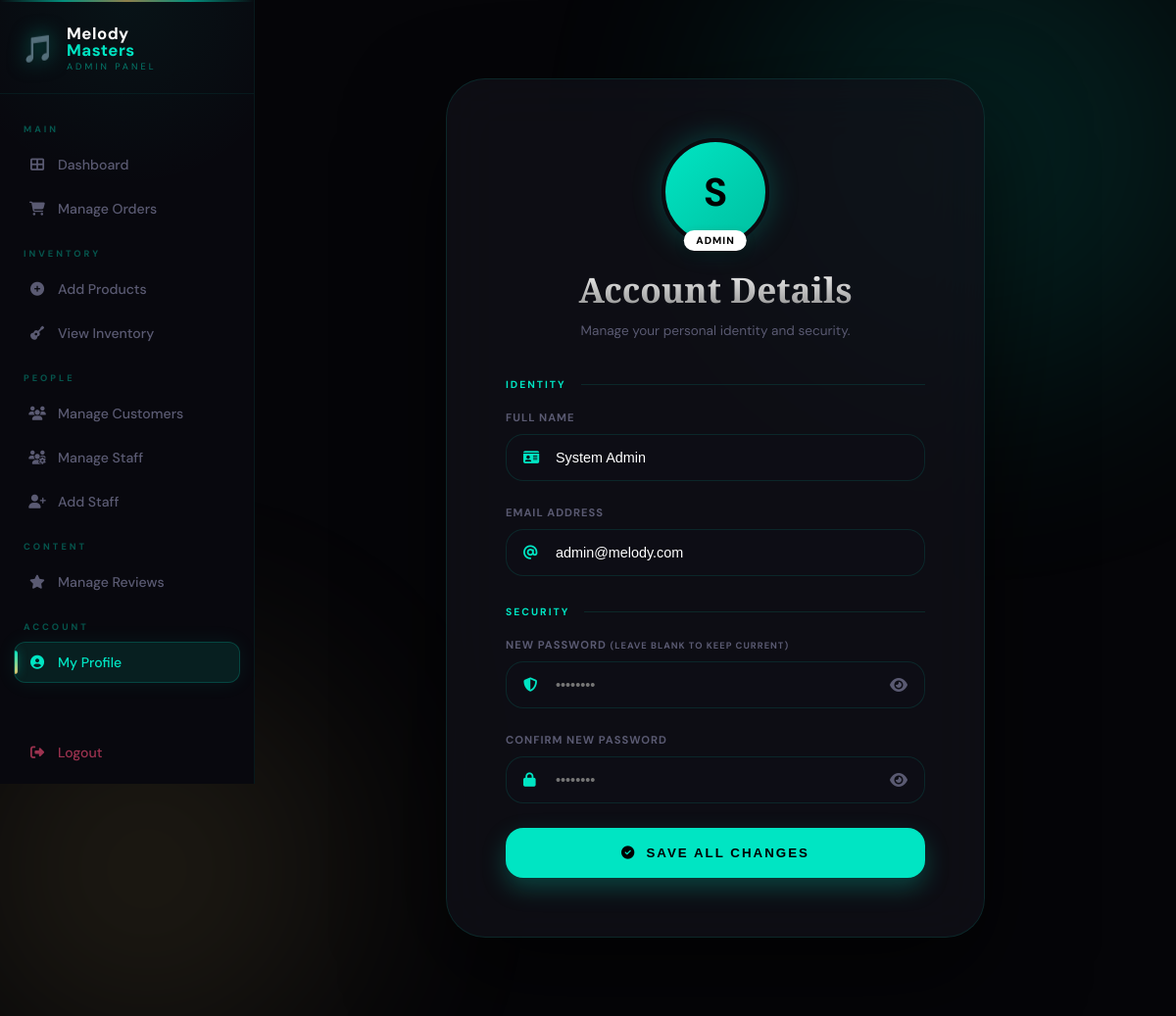
Screenshot of /profile.php (signed in) with the database file from the repository.
### tables this page shows
CREATE TABLE `users` (
  `user_id` int(11) NOT NULL,
  `full_name` varchar(100) NOT NULL,
  `email` varchar(100) NOT NULL,
  `password` varchar(255) NOT NULL,
  `role` enum('Admin','Staff','Customer') DEFAULT 'Customer',
  `address` text DEFAULT NULL,
  `contact_number` varchar(15) DEFAULT NULL
);

### profile.php (the view, shortened to what this page needs)
<?php
include 'db_connect.php';
$user_id = $_SESSION['user_id'];
$role = $_SESSION['role'];
$user_data = $conn->query("SELECT * FROM users WHERE user_id = '$user_id'")->fetch_assoc();
?>
<!DOCTYPE html>
<html lang="en">
<head>
    <link rel="stylesheet" href="https://cdnjs.cloudflare.com/ajax/libs/font-awesome/6.4.0/css/all.min.css">
</head>
<body>
<div class="orb orb-1"></div>
<div class="orb orb-2"></div>
<?php
if ($role === 'Admin') { include 'admin_sidebar.php'; }
elseif ($role === 'Staff') { include 'staff_sidebar.php'; }
else { include 'navbar.php'; }
?>
<div class="main-content">
    <div class="settings-card">
        <div class="profile-header">
            <div class="avatar-container">
                <div class="avatar-circle"><?php echo strtoupper(substr($user_data['full_name'], 0, 1)); ?></div>
                <div class="role-tag"><?php echo $role; ?></div>
            </div>
            <h2>Account Details</h2>
            <p style="color: var(--text-muted); font-size: 0.85rem;">Manage your personal identity and security.</p>
        </div>
        <form method="POST">
            <div class="form-section-title"><span>Identity</span></div>
            <div class="group">
                <label>Full Name</label>
                <div class="input-box">
                    <i class="fas fa-id-card icon"></i>
                    <input type="text" name="full_name" value="<?php echo htmlspecialchars($user_data['full_name']); ?>" required>
                </div>
            </div>
            <div class="group">
                <label>Email Address</label>
                <div class="input-box">
                    <i class="fas fa-at icon"></i>
                    <input type="email" name="email" value="<?php echo htmlspecialchars($user_data['email']); ?>" required>
                </div>
            </div>
            <div class="form-section-title"><span>Security</span></div>
            <div class="group">
                <label>New Password <small>(Leave blank to keep current)</small></label>
                <div class="input-box">
                    <i class="fas fa-shield-alt icon"></i>
                    <input type="password" id="p1" name="new_password" placeholder="••••••••">
                    <i class="fas fa-eye eye-btn" onclick="toggle('p1', this)"></i>
                </div>
            </div>
            <div class="group">
                <label>Confirm New Password</label>
                <div class="input-box">
                    <i class="fas fa-lock icon"></i>
                    <input type="password" id="p2" name="confirm_password" placeholder="••••••••">
                    <i class="fas fa-eye eye-btn" onclick="toggle('p2', this)"></i>
                </div>
            </div>
            <button type="submit" name="update_profile" class="btn-save">
                <i class="fas fa-check-circle"></i> Save All Changes
            </button>
        </form>
    </div>
</div>
</body>
</html>

### rows the page displays
users: full_name "S", full_name "System Admin", email "admin@melody.com"

### other values shown
$role "ADMIN"
